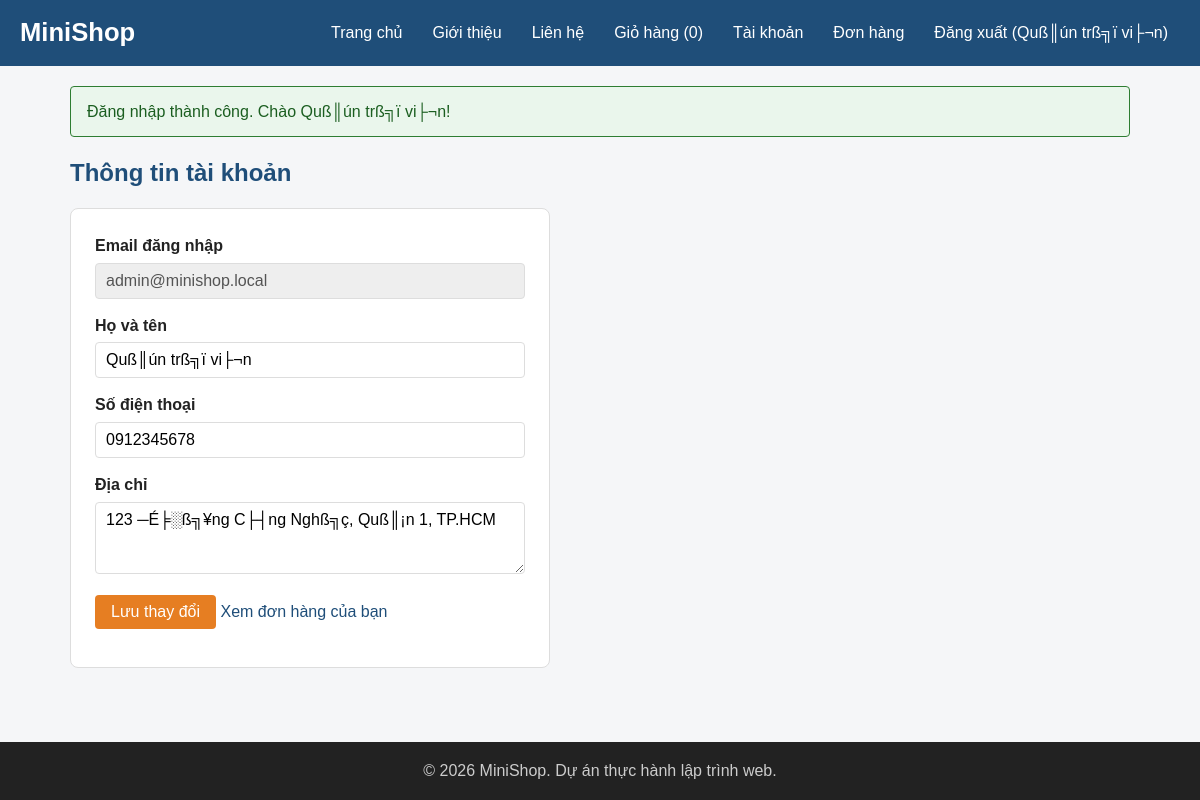
The app's page /profile.php (signed in) with its own data.
### tables this page shows
CREATE TABLE `users` (
  `id` int(10) unsigned NOT NULL AUTO_INCREMENT,
  `fullname` varchar(100) NOT NULL,
  `email` varchar(150) NOT NULL,
  `password_hash` varchar(255) NOT NULL,
  `phone` varchar(20) DEFAULT NULL,
  `address` varchar(255) DEFAULT NULL,
  `role` varchar(20) NOT NULL DEFAULT 'customer',
  `created_at` datetime DEFAULT current_timestamp(),
  PRIMARY KEY (`id`),
  UNIQUE KEY `email` (`email`)
);

### includes/functions.php (called while the page is built, shortened)
<?php
function e($value)
{
    return htmlspecialchars((string) $value, ENT_QUOTES, 'UTF-8');
}
function url($path = '')
{
    return BASE_URL . ltrim($path, '/');
}
function get_flash()
{
    $flash = $_SESSION['flash'] ?? null;
    return $flash;
}
function current_user()
{
    return $_SESSION['user'] ?? null;
}
function is_logged_in()
{
    return current_user() !== null;
}
function cart_count()
{
    return array_sum($_SESSION['cart'] ?? []);
}

### profile.php (the view, shortened to what this page needs)
<?php
require __DIR__ . '/includes/init.php';
$userId = current_user()['id'];
$stmt = $pdo->prepare('SELECT id, email, fullname, phone, address FROM users WHERE id = ?');
$stmt->execute([$userId]);
$user = $stmt->fetch();
$fullname = $user['fullname'] ?? '';
$phone = $user['phone'] ?? '';
$address = $user['address'] ?? '';
require __DIR__ . '/includes/header.php';
?>
<h2>Thông tin tài khoản</h2>
<form action="<?= url('profile.php') ?>" method="post" class="form">
    <p>
        <label>Email đăng nhập</label><br>
        <input type="email" value="<?= e($user['email']) ?>" disabled style="background-color: #eee;">
    </p>
    <p>
        <label for="fullname">Họ và tên</label><br>
        <input type="text" id="fullname" name="fullname" value="<?= e($fullname) ?>" required>
    </p>
    <p>
        <label for="phone">Số điện thoại</label><br>
        <input type="tel" id="phone" name="phone" value="<?= e($phone) ?>" placeholder="Ví dụ: 0912345678">
    </p>
    <p>
        <label for="address">Địa chỉ</label><br>
        <textarea id="address" name="address" rows="3" placeholder="Địa chỉ giao hàng"><?= e($address) ?></textarea>
    </p>
    <p>
        <button type="submit" class="btn btn-accent">Lưu thay đổi</button>
        <a href="<?= url('orders.php') ?>">Xem đơn hàng của bạn</a>
    </p>
</form>
<?php require __DIR__ . '/includes/footer.php'; ?>

### includes/header.php (shortened to what this page needs)
<!DOCTYPE html>
<html lang="vi">
<head>
    <link rel="stylesheet" href="<?= url('css/style.css') ?>">
</head>
<body>
    <header class="site-header">
        <h1>MiniShop</h1>
        <nav class="main-nav">
            <a href="<?= url('index.php') ?>">Trang chủ</a>
            <a href="<?= url('about.php') ?>">Giới thiệu</a>
            <a href="<?= url('contact.php') ?>">Liên hệ</a>
            <a href="<?= url('cart.php') ?>">Giỏ hàng (<span id="cart-count"><?= cart_count() ?></span>)</a>
            <?php if (is_logged_in()): ?>
                <a href="<?= url('profile.php') ?>">Tài khoản</a>
                <a href="<?= url('orders.php') ?>">Đơn hàng</a>
                <a href="<?= url('logout.php') ?>">Đăng xuất (<?= e(current_user()['fullname']) ?>)</a>
            <?php else: ?>
                <a href="<?= url('login.php') ?>">Đăng nhập</a>
                <a href="<?= url('register.php') ?>">Đăng ký</a>
            <?php endif; ?>
        </nav>
    </header>
    <main>
    <?php $flash = get_flash(); ?>
    <?php if ($flash): ?>
        <p class="alert alert-<?= e($flash['type']) ?>"><?= e($flash['message']) ?></p>
    <?php endif; ?>

### css/style.css (style rules this page uses)
:root { --primary: #1f4e79; --primary-dark: #163a5a; --accent: #e67e22; --accent-dark: #cf6d17; --text: #222222; --muted: #666666; --border: #dddddd; --bg: #f5f6f8; --white: #ffffff; --danger: #c0392b; }
* { box-sizing: border-box; }
body { margin: 0; font-family: Arial, Helvetica, sans-serif; font-size: 16px; line-height: 1.6; color: var(--text); background-color: var(--bg); }
h1, h2, h3 { line-height: 1.3; }
h2 { color: var(--primary); }
a { color: var(--primary); text-decoration: none; }
main { max-width: 1100px; margin: 0 auto; padding: 20px; }
.site-header { display: flex; justify-content: space-between; align-items: center; flex-wrap: wrap; gap: 10px; padding: 12px 20px; background-color: var(--primary); color: var(--white); }
.site-header h1 { margin: 0; font-size: 1.6rem; }
.main-nav { display: flex; flex-wrap: wrap; gap: 6px; }
.main-nav a { padding: 8px 12px; border-radius: 4px; color: var(--white); }
.btn { display: inline-block; padding: 8px 16px; border: none; border-radius: 4px; background-color: var(--primary); color: var(--white); font-size: 1rem; font-family: inherit; cursor: pointer; }
.btn-accent { background-color: var(--accent); }
body { display: flex; flex-direction: column; min-height: 100vh; }
main { flex: 1; width: 100%; }
.form { max-width: 480px; padding: 24px; border: 1px solid var(--border); border-radius: 8px; background-color: var(--white); }
.form p { margin: 0 0 14px; }
.form label { font-weight: bold; }
.form input[type="text"], .form input[type="email"], .form input[type="password"], .form input[type="tel"], .form select, .form textarea { width: 100%; margin-top: 4px; padding: 8px 10px; border: 1px solid var(--border); border-radius: 4px; font-size: 1rem; font-family: inherit; }
.alert { margin: 0 0 16px; padding: 12px 16px; border: 1px solid; border-radius: 4px; }
.alert-success { border-color: #2e7d32; background-color: #eaf6ec; color: #1b5e20; }

### records on screen
users: fullname "Quß║ún trß╗ï vi├¬n", email "admin@minishop.local", phone "0912345678", address "123 ─É╞░ß╗¥ng C├┤ng Nghß╗ç, Quß║¡n 1, TP.HCM"

### other values on screen
cart_count() "0"
$flash['message'] "Đăng nhập thành công. Chào Quß║ún trß╗ï vi├¬n!"
